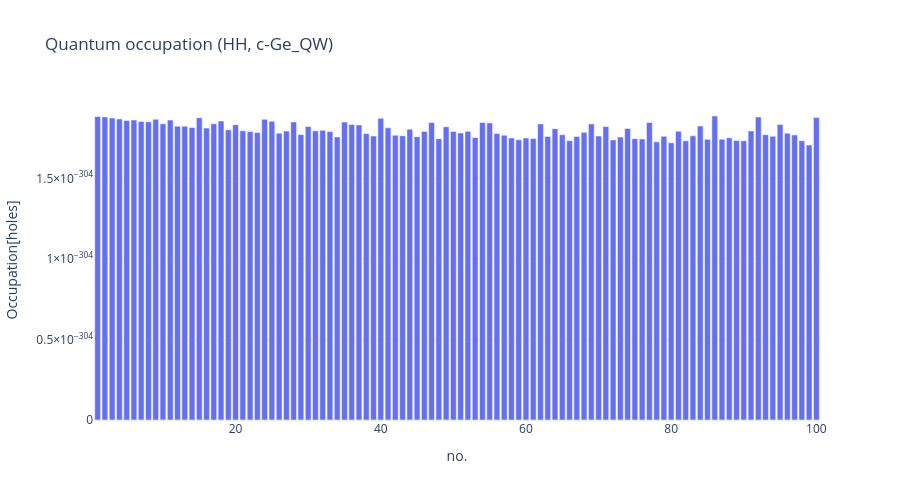
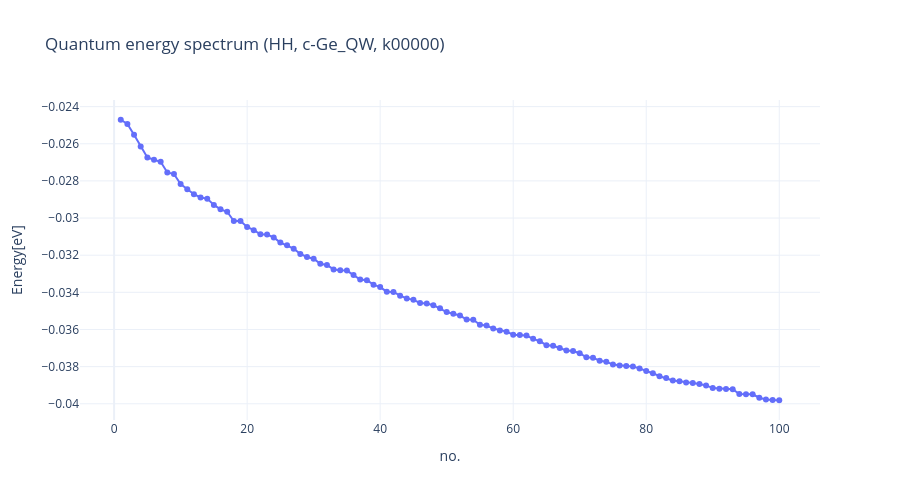

Write notebook code for charts like these, in order.
### Code cell
occupation_figure = nnt.plot_quantum_occupation(
    ANALYSIS_RUN_DIR,
    region=QUANTUM_REGION,
    band=QUANTUM_BAND,
    bias=BIAS_INDEX,
    interactive=True,
)

energy_spectrum_figure = nnt.plot_quantum_energy_spectrum(
    ANALYSIS_RUN_DIR,
    region=QUANTUM_REGION,
    band=QUANTUM_BAND,
    kpoint=QUANTUM_KPOINT,
    bias=BIAS_INDEX,
    interactive=True,
)
